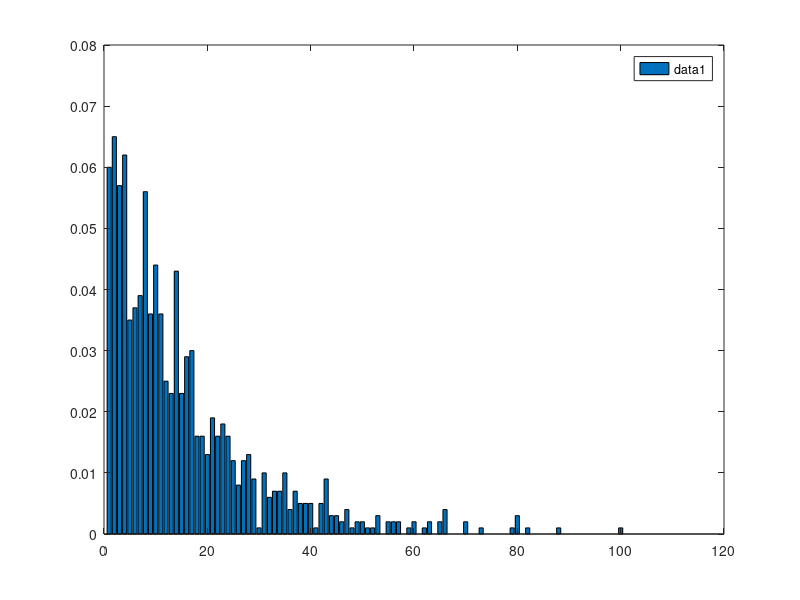

This chart was generated by the following MATLAB code:
% numero de puntosN=1000;% simular una variable aleatoria uniformeX = rand(N,1);%  simular una variable exponencial con el metodo de la transformada inversalambda = 1;Y = (-1/lambda)*log(X);h = hist(Y,100);% normalizar el histogramah = h / sum(h);   bar(h);   legend('show');